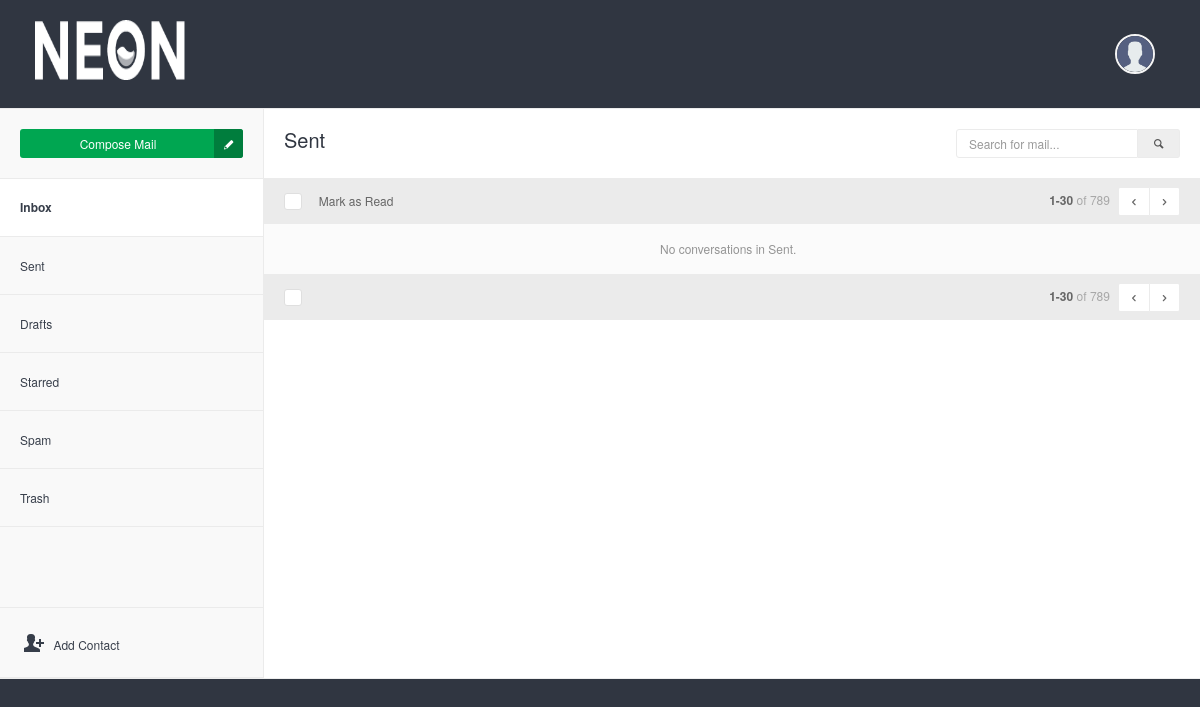
The page /sendEmail.php (signed in) on the database as committed earlier.
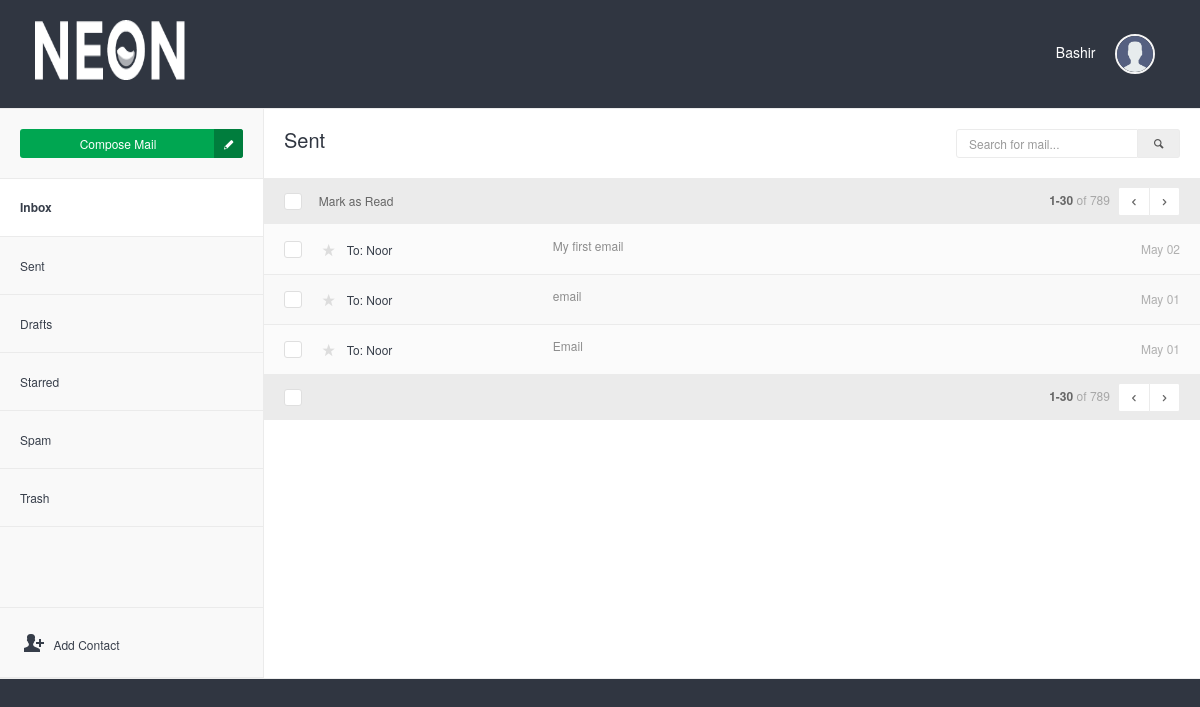
The same page on the database as committed later.
### tables this page shows
CREATE TABLE `user` (
  `id` int(11) NOT NULL,
  `username` varchar(250) NOT NULL,
  `email` varchar(250) NOT NULL,
  `full_name` varchar(250) NOT NULL,
  `phone` varchar(250) NOT NULL,
  `password` varchar(250) NOT NULL
);

CREATE TABLE `emails` (
  `id` int(11) NOT NULL,
  `senderID` int(11) NOT NULL,
  `senderEmail` varchar(250) NOT NULL,
  `emailSubject` mediumtext NOT NULL,
  `emailBody` longtext NOT NULL,
  `receiverID` int(11) NOT NULL,
  `receiverEmail` varchar(250) NOT NULL,
  `date` varchar(50) NOT NULL DEFAULT current_timestamp(),
  `time` varchar(50) NOT NULL,
  `read_status` int(1) NOT NULL DEFAULT 0
);

### support/session.php (called while the page is built, shortened)
<?php
include 'connection.php';
if(isset($_SESSION['login_user'])){
    $login_user= $_SESSION['login_user'];
    $query = "SELECT  * from user where email = '$login_user'" ;
    $result = mysqli_query($con, $query);
    $row = mysqli_fetch_assoc($result);
    $userEmail = $row['email'];
    $fullName = $row['full_name'];
    $image = $row['image'];
}else{
    header('Location: index.php');
}
?>

### support/sent_action.php (called while the page is built)
<?php
include 'connection.php';
$select = "SELECT * FROM `emails` where `senderEmail` = '$userEmail' ORDER BY `date` DESC, `time` DESC";
$result = mysqli_query($con, $select);
?>

### sendEmail.php (the view, shortened to what the changed rows need)
<?php
include('support/connection.php');
include('support/session.php');
include('support/sent_action.php');
?>
<!DOCTYPE html>
<html lang="en">
    <head>
        <link rel="stylesheet" href="assets/js/jquery-ui/css/no-theme/jquery-ui-1.10.3.custom.min.css" id="style-resource-1">
        <link rel="stylesheet" href="assets/css/font-icons/entypo/css/entypo.css" id="style-resource-2">
        <link rel="stylesheet" href="assets/css/bootstrap.css" id="style-resource-4">
        <link rel="stylesheet" href="assets/css/neon-core.css" id="style-resource-5">
        <link rel="stylesheet" href="assets/css/neon-theme.css" id="style-resource-6">
        <link rel="stylesheet" href="assets/css/neon-forms.css" id="style-resource-7">
        <link rel="stylesheet" href="assets/css/custom.css" id="style-resource-8">
    </head>
    <body class="page-body" data-url="https://demo.neontheme.com">
        <div class="page-container">
            <div class="main-content" style="background-color: #303641" >
                <?php include ('topbar.php') ?>
                <div class="mail-env" style="background-color: white">
                    <div class="mail-body">
                    <table class="table mail-table">
                        <thead>
                            <tr>
                                <th width="5%"> <div class="checkbox checkbox-replace"> <input type="checkbox" /> </div> </th>
                                <th colspan="4"> <div class="mail-select-options">Mark as Read</div> <div class="mail-pagination" colspan="2"> <strong>1-30</strong> <span>of 789</span> <div class="btn-group"> <a href="#" class="btn btn-sm btn-white"><i class="entypo-left-open"></i></a> <a href="#" class="btn btn-sm btn-white"><i class="entypo-right-open"></i></a> </div> </div> </th>
                            </tr>
                        </thead>
                        <tbody>
                            <?php
                                if(mysqli_num_rows($result) > 0){
                                 while($row = $result->fetch_assoc()){
                                    $id =  $row['id'];
                                    $date = $row['date'];
                                    $time = $row['time'];
                                    $receiverEmail = $row['receiverEmail'];
                                    $emailSubject = $row['emailSubject'];
                                    $timezone = new DateTime("now", new DateTimeZone('Asia/Karachi') );
                                    $current_date =  $timezone->format('M d');
                                    if($current_date == $date) {
                                        $datetime = $time;
                                    }else{
                                        $datetime = $date;
                                    }
                                    $sql_ = "SELECT `full_name` FROM `user` WHERE email = '$receiverEmail'";
                                    $result_ = mysqli_query($con, $sql_);
                                    $r = mysqli_fetch_assoc($result_);
                                    $reciverName = $r['full_name'];
                                    $sql_2 = "SELECT * FROM `starred` WHERE `email_id` = '$id' AND `userEmail` = '$userEmail' AND `status` = 'sent'";
                                    $result_2 = mysqli_query($con, $sql_2);
                                    if(mysqli_num_rows($result_2) > 0){
                                        $favorite = true;
                                    }else{
                                        $favorite = false;
                                    }
                            ?>
                                <tr>
                                    <td> <div class="checkbox checkbox-replace"> <input type="checkbox" /> </div> </td>
                                    <td class="col-name">
                                        <a
                                            href="support/starred_email.php?id=<?php echo $id; ?>&action=<?php if($favorite == false){ echo 'add'; }else{ echo 'remove'; }  ?>&status=<?php echo 'sent'; ?>"
                                            class="star <?php if($favorite == true){ ?> stared <?php } ?>">
                                            <i class="entypo-star"></i>
                                        </a>
                                        <a href="message.php?id=<?php echo $id; ?>&action=<?php echo 'sentEmail'; ?>" class="col-name"><?php echo "To: ".$reciverName; ?> &nbsp;
                                        </a>
                                    </td>
                                    <td class="col-subject"> <a href="message.php?id=<?php echo $id; ?>&action=<?php echo 'sentEmail'; ?>"><?php echo $emailSubject; ?></a> </td>
                                    <td class="col-time"><?php echo $datetime; ?></td>
                                </tr>
                            <?php } }else{ ?>
                                <tr>
                                    <td><td>
                                    <td><div style="text-align:center">No conversations in Sent.</div><td>
                                </tr>
                            <?php } ?>
                        </tbody>
                        <tfoot>
                            <tr>
                                <th width="5%"> <div class="checkbox checkbox-replace"> <input type="checkbox" /> </div> </th>
                                <th colspan="4">
                                    <div class="mail-pagination" colspan="2">
                                        <strong>1-30</strong> <span>of 789</span>
                                        <div class="btn-group">
                                            <a href="#" class="btn btn-sm btn-white"><i class="entypo-left-open"></i></a>
                                            <a href="#" class="btn btn-sm btn-white"><i class="entypo-right-open"></i></a>
                                        </div>
                                    </div>
                                </th>
                            </tr>
                        </tfoot>
                    </table>
                </div>
            </div>
        </div>
    </body>
</html>

### topbar.php (shortened to what the changed rows need)
<div class="row">
    <div class="col-md-12 col-sm-12 clearfix">
        <div class="col-md-6 col-sm-6 col-xs-6 clearfix">
            <ul class="list-inline links-list pull-right">
                <li class="profile-info dropdown">
                    <a href="#" class="dropdown-toggle" data-toggle="dropdown" style="color: white">
                    <?php echo $fullName ?> &nbsp;&nbsp;&nbsp;  <img src="<?php if($image != ""){ echo 'assets/images/'.$image;  }else{ echo 'assets/images/user.png';  }?>"  alt="" class="img-circle" width="40" />
                    </a>
                </li>
            </ul>
        </div>
    </div>
</div>

Rows that differ between the two databases and show on the page:
now on this page (row edited): user: full_name "Bashir"
added emails: user.full_name "Noor", emailSubject "My first email", date "May 02"
added emails: user.full_name "Noor", emailSubject "email", date "May 01"
added emails: user.full_name "Noor", emailSubject "Email", date "May 01"
Other text that changed with them:
text no longer shown: "No conversations in Sent."
